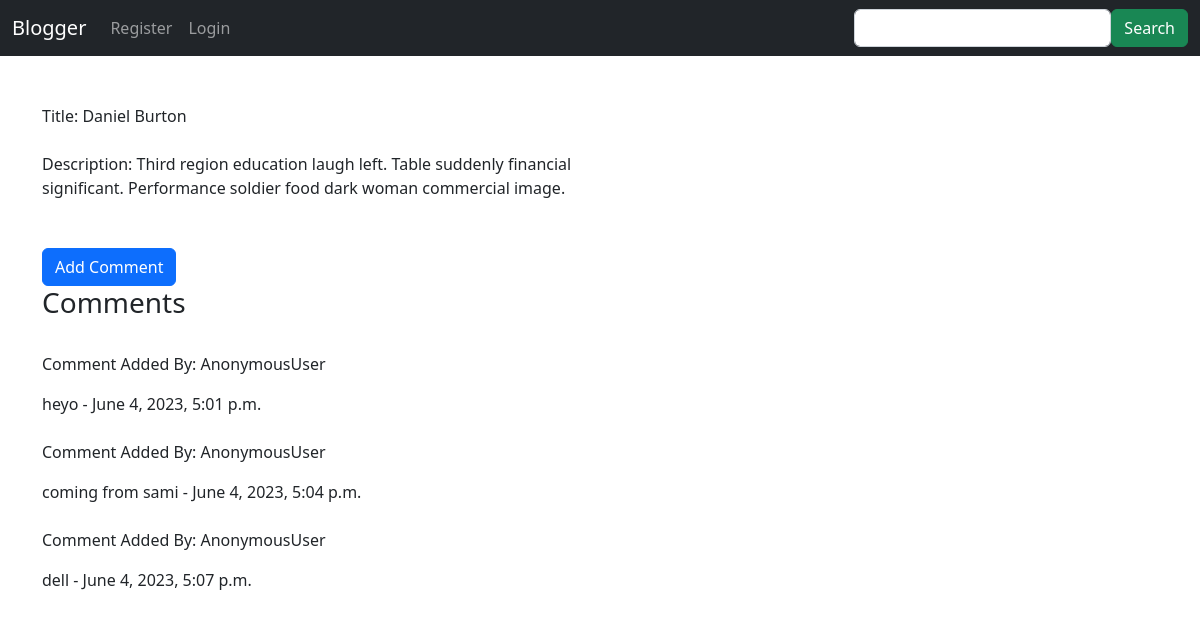
/show/186, run on the app's committed database.
### blog/models.py (models this page shows, shortened)
class Blog(models.Model):
    title = models.CharField(max_length=100)
    description = models.TextField(max_length=700)
    created_date = models.DateTimeField(default=timezone.now)
    category = models.ForeignKey(Category, on_delete=models.CASCADE, default=True, null=False)
    created_by = models.ForeignKey(User, related_name='blogs', on_delete=models.CASCADE, null=True)

class Comment(models.Model):
    blog = models.ForeignKey(Blog, related_name="comments", on_delete=models.CASCADE, null=True)
    body = models.TextField()
    date_added = models.DateTimeField(auto_now_add=True)

### blog/views.py (the view)
# urls.py: path('show/<int:id>', views.detail_view, name='detail-view'),
def detail_view(request, id):
    data = Blog.objects.get(id=id)
    return render(request, "blog/detail_view.html", {'data': data})

### blog/templates/blog/detail_view.html (shortened to what this page needs)
<!DOCTYPE html>
<html>
<head>
</head>
<body>
    {% extends 'blog/base.html' %}
    {% block content %}
        <div class="container pt-5">
            <div class="col-md-6">
                Title:
                {{data.title}}
            </div>
            <br/>
            <div class="col-md-6">
                Description:
                {{data.description}}
            </div>
            <br/>
            <br/>
            <div>
                <a href="{% url 'add_comment' data.id %}" class="btn btn-primary">Add Comment</a>
                <h3>Comments</h3>
                <br />
                {% if not data.comments.all %}
                    No Comments yet
                    {% comment %} <a href="#">Add Comment</a> {% endcomment %}
                {% else %}
                    {% for comment in data.comments.all %}
                        <p>Comment Added By: {{request.user}}</p>
                        {{comment.body}} -
                        {{comment.date_added}}
                        <br />
                        <br />
                    {% endfor %}
                {% endif %}
            </div>
        </div>
    {% endblock %}

### data on the page
Blog: title "Daniel Burton", description "Third region education laugh left. Table suddenly financial significant. Performance soldier food dark woman commercial image."
Comment: user "AnonymousUser", body "heyo", date_added "June 4, 2023, 5:01 p.m."
Comment: user "AnonymousUser", body "coming from sami", date_added "June 4, 2023, 5:04 p.m."
Comment: user "AnonymousUser", body "dell", date_added "June 4, 2023, 5:07 p.m."
